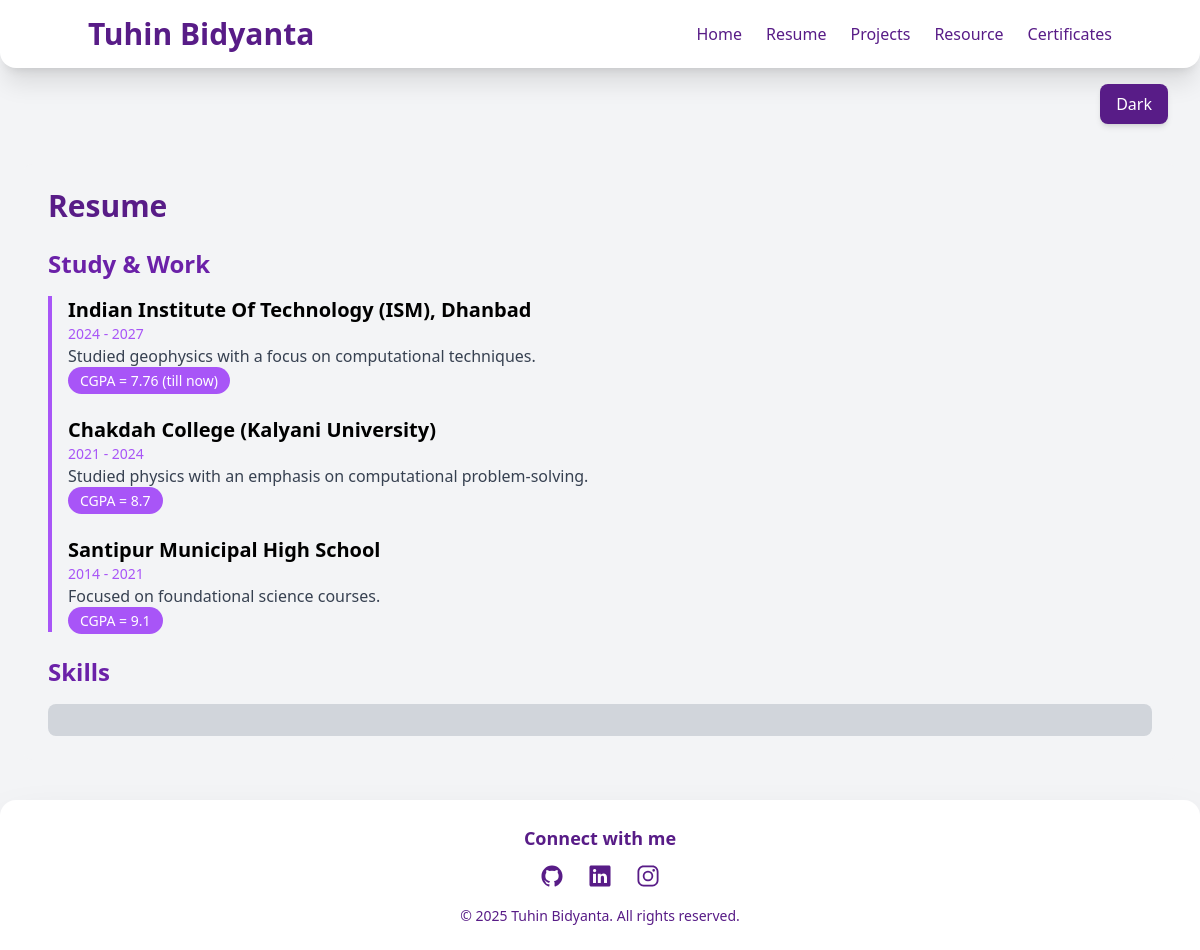
Before: /about with the older database file.
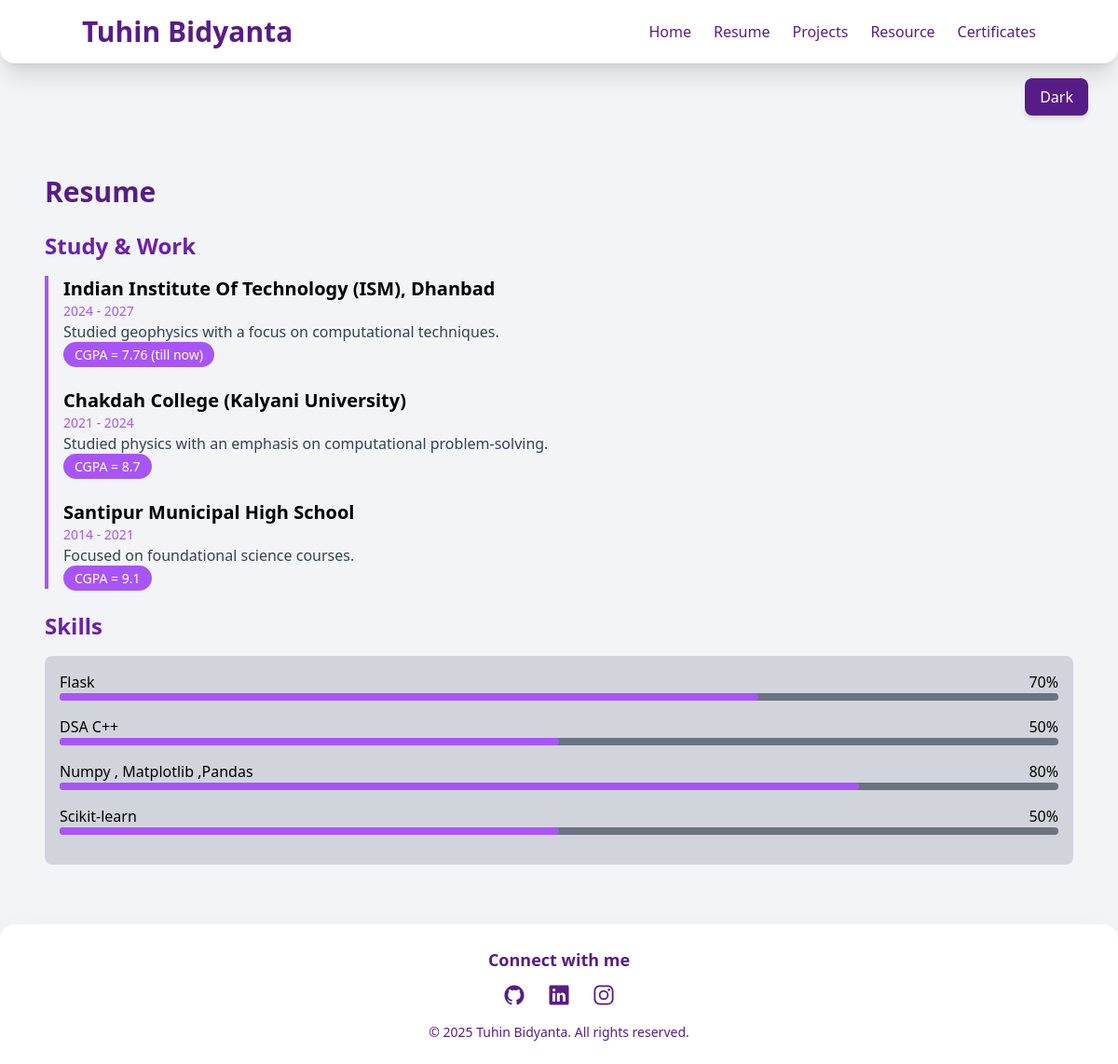
After: the same page with the newer database file.
### app.py (models this page shows)
class Study(db.Model):
    id = db.Column(db.Integer, primary_key=True)
    institute = db.Column(db.String(200),nullable = False)
    time = db.Column(db.String(50),nullable = False)
    desc = db.Column(db.String(200),nullable = False)
    cgpa = db.Column(db.String(20),nullable = False)

class Skill(db.Model):
    id = db.Column(db.Integer, primary_key=True)
    title = db.Column(db.String(200), nullable=False)
    complete = db.Column(db.String(50), nullable=False)

### app.py (the view)
@app.route('/about')
def about():
    study = Study.query.all()
    skill = Skill.query.all()
    return render_template('about.html',skill= skill,study = study)

### templates/about.html
{% extends 'base.html' %}
{% block about %}
<div class="max-w-6xl mx-auto p-6 bg-gray-100 dark:bg-gray-900  rounded-lg mt-10">
    <div class="flex justify-between items-center">
        <h1 class="text-3xl font-bold text-purple-900 dark:text-purple-300">Resume</h1>
    </div>
    <div class="mt-6">
        <h2 class="text-2xl font-semibold text-purple-800 dark:text-purple-400">Study & Work </h2>
        <div class="mt-4 border-l-4 border-purple-500 pl-4">
            {% for i in study | reverse %}
            <div class="mb-6">
                <h3 class="text-xl font-semibold">{{i.institute}}</h3>
                <p class="text-sm text-purple-500">{{i.time}}</p>
                <p class="text-gray-700 dark:text-gray-300">{{i.desc}}</p>
                <span class="mt-2 px-3 py-1 bg-purple-500 text-white rounded-full text-sm">CGPA = {{i.cgpa}}</span>
            </div>
            {% endfor %}
        </div>
    </div>
    <div class="mt-6">
        <h2 class="text-2xl font-semibold text-purple-800 dark:text-purple-400">Skills</h2>
        <div class="mt-4 bg-gray-300 dark:bg-purple-900 p-4 rounded-lg">
            {% for skill in skill%}
            <div class="mb-4">
                <p>{{skill.title}} <span class="float-right">{{skill.complete}}%</span></p>
                <div class="w-full bg-gray-500 rounded-full h-2">
                    <div class="bg-purple-500 h-2 rounded-full" style="width: {{skill.complete}}%;"></div>
                </div>
            </div>
            {% endfor %}
        </div>
    </div>
</div>
{% endblock %}

Changed rows visible on the page:
added Skill: title "Flask", complete "70"
added Skill: title "DSA C++", complete "50"
added Skill: title "Numpy , Matplotlib ,Pandas", complete "80"
added Skill: title "Scikit-learn", complete "50"
